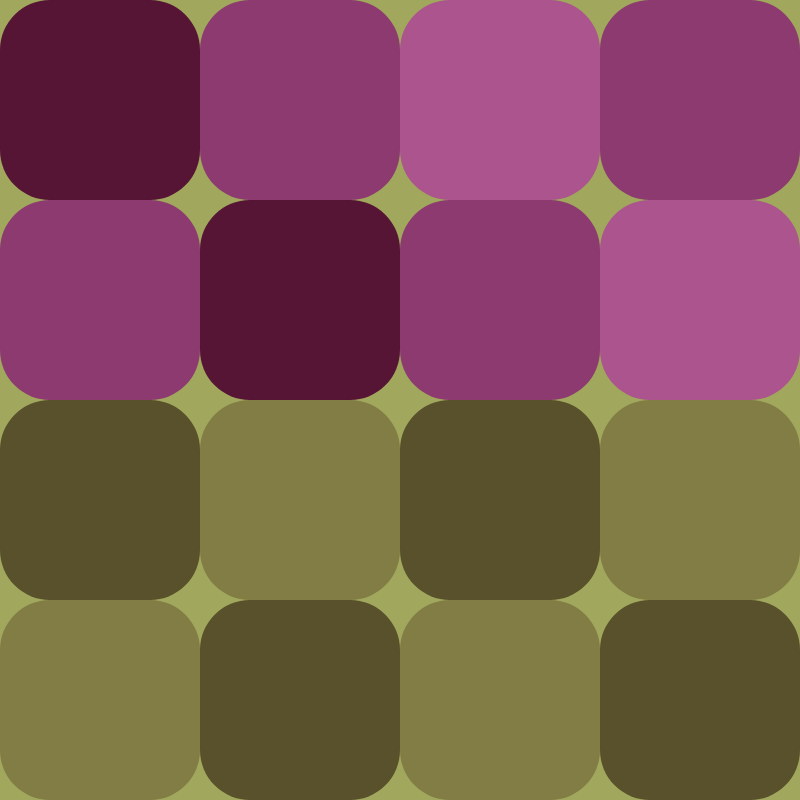
Frame 1 (no input)
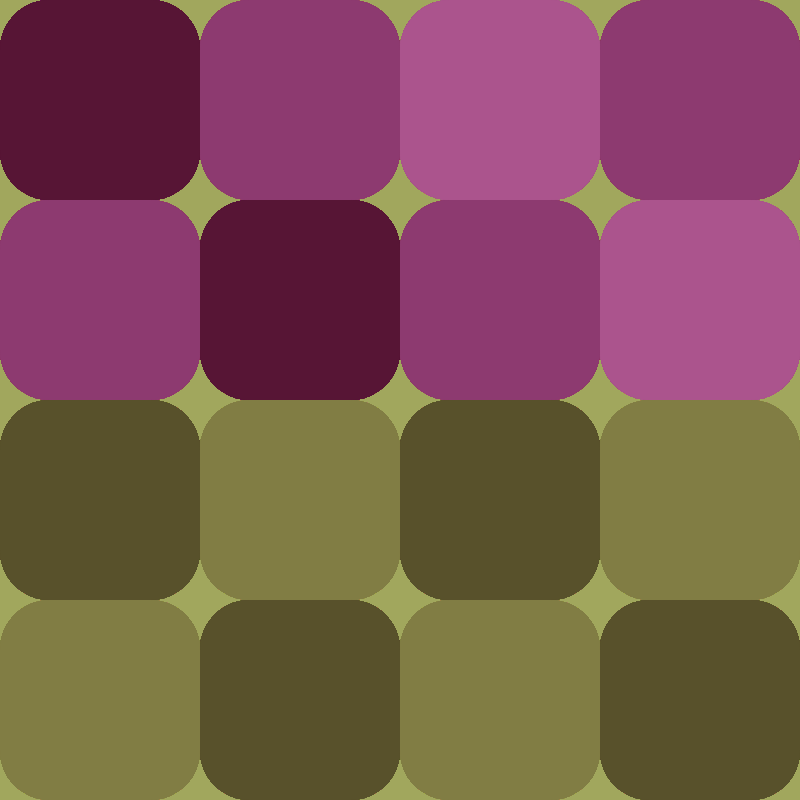
Frame 60 (no input)
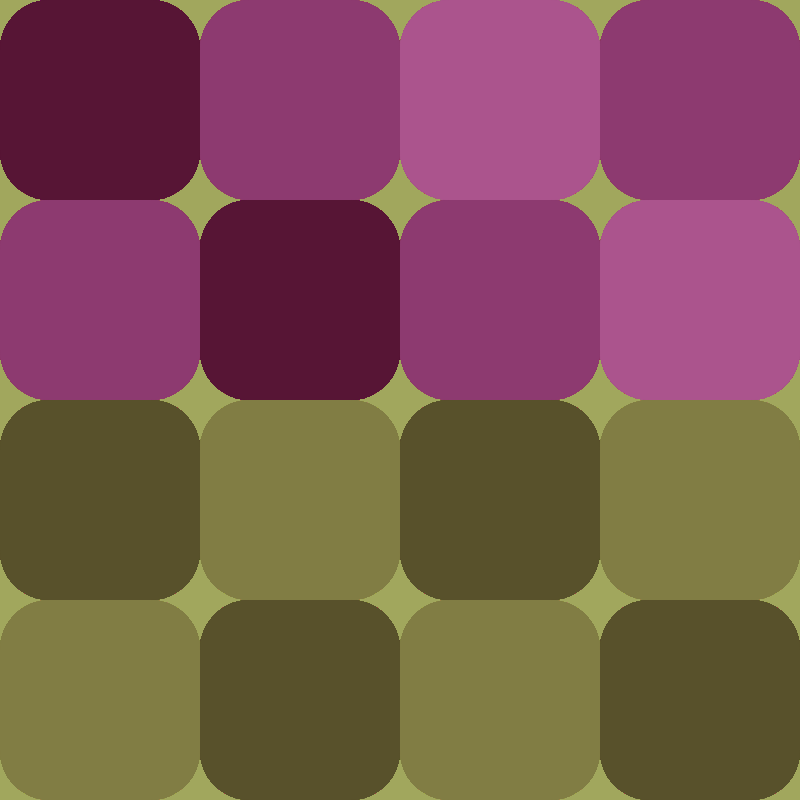
Frame 120 (the mouse pressed at the canvas centre since frame 60)

The p5.js sketch that drew these frames (run headless with seeded random() and noise() and a simulated clock; from frame 60 on, the mouse is pressed at the canvas centre):

// p5.js sketch
// ── sketch.js
function setup() {
  
  createCanvas(800,800);
  background(161,167,93)
  
}

function draw() {
  
  fill(087,025,065)//第一排
  noStroke();
  rect(0, 0, 200, 200, 50);
  
  fill(141,058,112);
  noStroke();
  rect(200, 0, 200, 200, 50);
  
  fill(171,084,141);
  noStroke();
  rect(400,0,200, 200, 50);
  
  fill(141,058,112);
  noStroke();
  rect(600, 0, 200, 200, 50);
  
  
  fill(141,058,112);//第二排
  noStroke();;
  rect(0, 200, 200, 200, 50);
  
  fill(087,025,065);
  noStroke();
  rect(200, 200, 200, 200, 50);
  
  fill(141,058,112)
  noStroke();;
  rect(400,200,200, 200, 50);
  
  fill(171,084,141);
  noStroke();
  rect(600, 200, 200, 200, 50);
  
  
  fill(088,081,053);//第三排
  noStroke();
  rect(0,400,200, 200, 50);
  
  fill(129,125,068)
  noStroke();
  rect(200,400,200, 200, 50);
  
  fill(088,081,053);
  noStroke();
  rect(400,400,200, 200, 50);
  
  fill(129,125,068);
  noStroke();
  rect(600,400,200, 200, 50);
  
  
  fill(129,125,068)//第四排
  noStroke();;
  rect(0, 600, 200, 200, 50);
  
  fill(088,081,053);
  noStroke();
  rect(200, 600, 200, 200, 50);
  
  fill(129,125,068);
  noStroke();;
  rect(400,600,200, 200, 50);
  
  fill(088,081,053);
  noStroke();
  rect(600, 600, 200, 200, 50);
  
  
}
